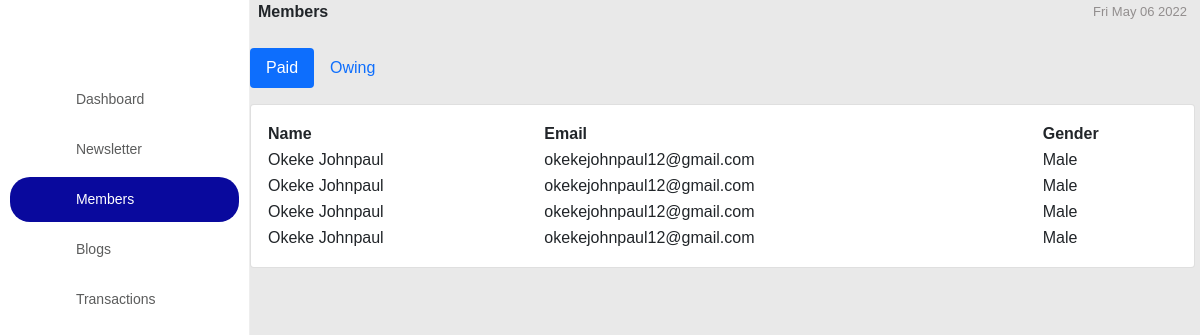
/admin/members.php, run on the app's committed database.
### tables this page shows
CREATE TABLE `signup` (
  `id` int(20) NOT NULL,
  `firstname` text NOT NULL,
  `lastname` text NOT NULL,
  `email` varchar(100) NOT NULL,
  `phone` text NOT NULL,
  `country` text NOT NULL,
  `startup` text NOT NULL,
  `gender` text NOT NULL,
  `age` text NOT NULL,
  `category` text NOT NULL,
  `industry` text NOT NULL,
  `stage` text NOT NULL,
  `team` text NOT NULL,
  `startup_age` varchar(250) NOT NULL,
  `startup_name` varchar(200) NOT NULL,
  `date_paid` text NOT NULL,
  `date_expiry` text NOT NULL,
  `payment_status` text NOT NULL
);

### admin/members.php (the view, shortened to what this page needs)
<!DOCTYPE html>
<html lang="en">
<head>
  	<link rel="stylesheet" href="../assets/fonts/icomoon/style.css">
    <link rel="stylesheet" href="../assets/css/bootstrap.min.css">
    <link rel="stylesheet" href="../assets/datatables.min.css">
    <link href="../assets/css/dashboard.css" rel="stylesheet">
</head>
<body>
    <nav>
        <br>
        <br>
        <br>
        <ul>
            <li ><a href="dashboard.php"><i class="icon-dashboard"></i><span> Dashboard</span> </a></li>
            <li ><a href="newsletter.php"> <i class="icon-globe"></i> <span> Newsletter</span> </a></li>
            <li class="active"><a href="members.php"> <i class="icon-hdd-o"></i> <span> Members </span> </a></li>
            <li ><a href="blog.php"> <i class="icon-child"></i> <span> Blogs </span> </a></li>
            <li><a href="transactions.php"> <i class="icon-square"> </i><span> Transactions </span> </a></li>
        </ul>
        <br>
    </nav>
    <main style="margin-right:5px;">
        <div class="intro-div">
            <b>Members</b>
            <span id="time" class="time"></span>
        </div>
        <br>
        <section class="content-main">
            <ul class="nav nav-pills mb-3" id="pills-tab" role="tablist">
            <li class="nav-item" role="presentation">
                <button class="nav-link active" id="pills-home-tab" data-bs-toggle="pill" data-bs-target="#pills-home" type="button" role="tab" aria-controls="pills-home" aria-selected="true">Paid</button>
            </li>
            <li class="nav-item" role="presentation">
                <button class="nav-link" id="pills-profile-tab" data-bs-toggle="pill" data-bs-target="#pills-profile" type="button" role="tab" aria-controls="pills-profile" aria-selected="false">Owing</button>
            </li>
            </ul>
            <div class="tab-content" id="pills-tabContent">
                <div class="tab-pane fade show active" id="pills-home" role="tabpanel" aria-labelledby="pills-home-tab">
                <div class="card mb-4">
        <div class="card-body">
          <div class="table-responsive">
            <table id="example" class="display" style="width:100%">
              <?php
                require('../backend/connection.php');
                $sql = "SELECT * FROM signup where payment_status='paid' ORDER BY id DESC  ";
                $query = mysqli_query($con,$sql);
                 if($query){
                     if(mysqli_num_rows($query) > 0){
                         $output = "<thead>
                         <tr>
                         <th>Name</th>
                         <th>Email</th>
                         <th>Gender</th>
                         </tr>
                     </thead><tbody>";
                     while($row = mysqli_fetch_assoc($query)){
                         $output .="<tr>
                         <td>".$row['firstname']." ".$row['lastname']."</td>
                         <td>".$row['email']."</td>
                         <td>".$row['gender']."</td>
                         </tr>";
                     }
                 }else{
                     $output = '<b>You do not have any Members</b>';
                 }
                 echo $output."</tbody>";
                 }
                ?>
            </table>
          </div>
        </div>
      </div>
                </div>
            </div>
        </section>
    </main>
</body>
</html>

### assets/css/dashboard.css (style rules this page uses)
:root { --black--: #343a40; --purple--: #571F9C; --ash--: #f2f2f2; --white--: #FFFFFF; --blue--: #007bff; --deepblue--: #0056b3; }
body { margin: 0; padding: 0; background-color: white; }
* { box-sizing: border-box; border: none; outline: none; }
a { text-decoration: none; color: inherit; }
ul { padding: 0; margin: 0; }
li { list-style: none; }
body { overflow-x: hidden; -webkit-overflow-x:hidden; -ms-height: 100vh; padding: 0px !important; display: grid; align-items: center; -webkit-padding: 0px !important; background-color: #e7e6e7e0; }
nav { width: 250px; padding-right: 10px; padding-left: 10px; background-color: white; position: fixed; border-right: .5px solid #eee; z-index: 9999999999; left:0; top: 0; bottom: 0; transition: all 0.5s ease-in-out; }
nav ul { width: 100%; }
nav ul li { margin: 5px 0; height: 45px; display: block; width: 100%; color: #2a2b2bc4 !important; transition: all 0.6s ease-in-out; }
nav ul li a { width: 100%; height: 100%; display: flex; align-items: center; font-size: 14px; font-weight: 500; color:#2a2b2bc4 !important; }
nav ul li.active, nav ul li.active:hover { background-color: rgb(9 9 157); border-radius: 20px; color: white !important; }
nav ul li.active a, nav ul li.active:hover a { color: white !important; }
main { margin-left: 250px; margin-right: 0; margin-top: 0; transition: all 0.5s ease-in-out; }
main .intro-div { display: flex; justify-content: space-between; align-items: center; padding: 0 8px; }
main .intro-div b { font-weight: 600; }
main .intro-div span { font-size: 13px; font-weight: 500; color: #928e8e; }
* { box-sizing: border-box; }
body { font-family: 'Muli', sans-serif; margin: 0; }

### data on the page
signup: firstname "Okeke", lastname "Johnpaul", email "okekejohnpaul12@gmail.com", gender "Male"
signup: firstname "Okeke", lastname "Johnpaul", email "okekejohnpaul12@gmail.com", gender "Male"
signup: firstname "Okeke", lastname "Johnpaul", email "okekejohnpaul12@gmail.com", gender "Male"
signup: firstname "Okeke", lastname "Johnpaul", email "okekejohnpaul12@gmail.com", gender "Male"
